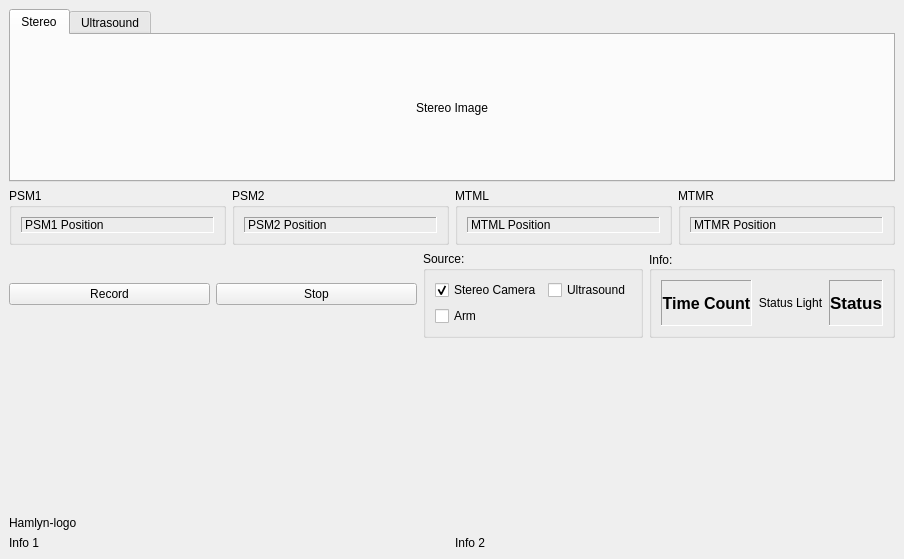
<?xml version="1.0" encoding="UTF-8"?>
<ui version="4.0">
 <class>GraphicalUserInterface</class>
 <widget class="QMainWindow" name="GraphicalUserInterface">
  <property name="geometry">
   <rect>
    <x>0</x>
    <y>0</y>
    <width>904</width>
    <height>559</height>
   </rect>
  </property>
  <property name="windowTitle">
   <string>dvrk_record</string>
  </property>
  <widget class="QWidget" name="centralwidget">
   <layout class="QVBoxLayout" name="verticalLayout">
    <item>
     <widget class="QTabWidget" name="tabwidget">
      <property name="currentIndex">
       <number>0</number>
      </property>
      <widget class="QWidget" name="record_tab">
       <attribute name="title">
        <string>Stereo</string>
       </attribute>
       <layout class="QVBoxLayout" name="verticalLayout_3">
        <item>
         <layout class="QVBoxLayout" name="verticalLayout_4">
          <item>
           <widget class="AspectRatioPixmapLabel" name="stereo_label">
            <property name="sizePolicy">
             <sizepolicy hsizetype="Minimum" vsizetype="Minimum">
              <horstretch>0</horstretch>
              <verstretch>0</verstretch>
             </sizepolicy>
            </property>
            <property name="text">
             <string>Stereo Image</string>
            </property>
            <property name="alignment">
             <set>Qt::AlignCenter</set>
            </property>
           </widget>
          </item>
         </layout>
        </item>
       </layout>
      </widget>
      <widget class="QWidget" name="tab">
       <attribute name="title">
        <string>Ultrasound</string>
       </attribute>
       <layout class="QHBoxLayout" name="horizontalLayout_2">
        <item>
         <widget class="QLabel" name="ultrasound_label">
          <property name="text">
           <string>Ultrasound Image</string>
          </property>
          <property name="alignment">
           <set>Qt::AlignCenter</set>
          </property>
         </widget>
        </item>
       </layout>
      </widget>
     </widget>
    </item>
    <item>
     <layout class="QHBoxLayout" name="horizontalLayout_4">
      <item>
       <widget class="QGroupBox" name="groupBox_6">
        <property name="title">
         <string>PSM1</string>
        </property>
        <layout class="QGridLayout" name="gridLayout_7">
         <item row="0" column="0">
          <widget class="QLabel" name="psm1_pos_label">
           <property name="frameShape">
            <enum>QFrame::Panel</enum>
           </property>
           <property name="frameShadow">
            <enum>QFrame::Sunken</enum>
           </property>
           <property name="text">
            <string>PSM1 Position</string>
           </property>
          </widget>
         </item>
        </layout>
       </widget>
      </item>
      <item>
       <widget class="QGroupBox" name="groupBox_5">
        <property name="title">
         <string>PSM2</string>
        </property>
        <layout class="QGridLayout" name="gridLayout_8">
         <item row="0" column="0">
          <widget class="QLabel" name="psm2_pos_label">
           <property name="frameShape">
            <enum>QFrame::Panel</enum>
           </property>
           <property name="frameShadow">
            <enum>QFrame::Sunken</enum>
           </property>
           <property name="text">
            <string>PSM2 Position</string>
           </property>
          </widget>
         </item>
        </layout>
       </widget>
      </item>
      <item>
       <widget class="QGroupBox" name="groupBox_4">
        <property name="title">
         <string>MTML</string>
        </property>
        <layout class="QGridLayout" name="gridLayout_9">
         <item row="0" column="0">
          <widget class="QLabel" name="mtml_pos_label">
           <property name="frameShape">
            <enum>QFrame::Panel</enum>
           </property>
           <property name="frameShadow">
            <enum>QFrame::Sunken</enum>
           </property>
           <property name="text">
            <string>MTML Position</string>
           </property>
          </widget>
         </item>
        </layout>
       </widget>
      </item>
      <item>
       <widget class="QGroupBox" name="groupBox_3">
        <property name="title">
         <string>MTMR</string>
        </property>
        <layout class="QGridLayout" name="gridLayout_4">
         <item row="0" column="0">
          <widget class="QLabel" name="mtmr_pos_label">
           <property name="frameShape">
            <enum>QFrame::Panel</enum>
           </property>
           <property name="frameShadow">
            <enum>QFrame::Sunken</enum>
           </property>
           <property name="text">
            <string>MTMR Position</string>
           </property>
          </widget>
         </item>
        </layout>
       </widget>
      </item>
     </layout>
    </item>
    <item>
     <layout class="QHBoxLayout" name="horizontalLayout_3">
      <item>
       <widget class="QPushButton" name="recordButton">
        <property name="cursor">
         <cursorShape>PointingHandCursor</cursorShape>
        </property>
        <property name="text">
         <string>Record</string>
        </property>
       </widget>
      </item>
      <item>
       <widget class="QPushButton" name="stopButton">
        <property name="cursor">
         <cursorShape>PointingHandCursor</cursorShape>
        </property>
        <property name="text">
         <string>Stop</string>
        </property>
       </widget>
      </item>
      <item>
       <widget class="QGroupBox" name="groupBox_2">
        <property name="title">
         <string>Source:</string>
        </property>
        <layout class="QGridLayout" name="gridLayout_3">
         <item row="2" column="0">
          <widget class="QCheckBox" name="arm_checkBox">
           <property name="text">
            <string>Arm</string>
           </property>
          </widget>
         </item>
         <item row="0" column="0">
          <widget class="QCheckBox" name="stereo_checkBox">
           <property name="text">
            <string>Stereo Camera</string>
           </property>
           <property name="checkable">
            <bool>true</bool>
           </property>
           <property name="checked">
            <bool>true</bool>
           </property>
          </widget>
         </item>
         <item row="0" column="1">
          <widget class="QCheckBox" name="ultrasound_checkBox">
           <property name="text">
            <string>Ultrasound</string>
           </property>
          </widget>
         </item>
        </layout>
       </widget>
      </item>
      <item>
       <widget class="QGroupBox" name="groupBox">
        <property name="font">
         <font>
          <weight>50</weight>
          <bold>false</bold>
          <underline>false</underline>
         </font>
        </property>
        <property name="focusPolicy">
         <enum>Qt::NoFocus</enum>
        </property>
        <property name="layoutDirection">
         <enum>Qt::LeftToRight</enum>
        </property>
        <property name="autoFillBackground">
         <bool>false</bool>
        </property>
        <property name="title">
         <string>Info:</string>
        </property>
        <property name="alignment">
         <set>Qt::AlignLeading|Qt::AlignLeft|Qt::AlignVCenter</set>
        </property>
        <property name="flat">
         <bool>false</bool>
        </property>
        <layout class="QGridLayout" name="gridLayout_2">
         <item row="0" column="2">
          <widget class="QLabel" name="status_label">
           <property name="font">
            <font>
             <pointsize>13</pointsize>
             <weight>75</weight>
             <bold>true</bold>
            </font>
           </property>
           <property name="frameShape">
            <enum>QFrame::Panel</enum>
           </property>
           <property name="frameShadow">
            <enum>QFrame::Sunken</enum>
           </property>
           <property name="text">
            <string>Status</string>
           </property>
           <property name="alignment">
            <set>Qt::AlignCenter</set>
           </property>
          </widget>
         </item>
         <item row="0" column="1">
          <widget class="QLabel" name="light_label">
           <property name="text">
            <string>Status Light</string>
           </property>
           <property name="alignment">
            <set>Qt::AlignCenter</set>
           </property>
          </widget>
         </item>
         <item row="0" column="0">
          <widget class="QLabel" name="time_count_label">
           <property name="font">
            <font>
             <pointsize>12</pointsize>
             <weight>75</weight>
             <bold>true</bold>
            </font>
           </property>
           <property name="autoFillBackground">
            <bool>false</bool>
           </property>
           <property name="frameShape">
            <enum>QFrame::Panel</enum>
           </property>
           <property name="frameShadow">
            <enum>QFrame::Sunken</enum>
           </property>
           <property name="text">
            <string>Time Count</string>
           </property>
           <property name="alignment">
            <set>Qt::AlignCenter</set>
           </property>
          </widget>
         </item>
        </layout>
       </widget>
      </item>
     </layout>
    </item>
    <item>
     <spacer name="verticalSpacer">
      <property name="orientation">
       <enum>Qt::Vertical</enum>
      </property>
      <property name="sizeHint" stdset="0">
       <size>
        <width>20</width>
        <height>40</height>
       </size>
      </property>
     </spacer>
    </item>
    <item>
     <widget class="QLabel" name="logo_label">
      <property name="text">
       <string>Hamlyn-logo</string>
      </property>
     </widget>
    </item>
    <item>
     <layout class="QHBoxLayout" name="horizontalLayout">
      <item>
       <widget class="QLabel" name="info_label1">
        <property name="text">
         <string>Info 1</string>
        </property>
       </widget>
      </item>
      <item>
       <widget class="QLabel" name="info_label2">
        <property name="text">
         <string>Info 2</string>
        </property>
       </widget>
      </item>
     </layout>
    </item>
   </layout>
  </widget>
  <action name="actionOpenFile">
   <property name="enabled">
    <bool>true</bool>
   </property>
   <property name="text">
    <string>Open File...</string>
   </property>
  </action>
  <action name="actionExit">
   <property name="text">
    <string>Exit</string>
   </property>
  </action>
  <action name="actionPrint">
   <property name="text">
    <string>Print</string>
   </property>
  </action>
  <action name="actionHelp">
   <property name="text">
    <string>Help</string>
   </property>
  </action>
  <action name="actionSave">
   <property name="text">
    <string>Save</string>
   </property>
  </action>
 </widget>
 <customwidgets>
  <customwidget>
   <class>AspectRatioPixmapLabel</class>
   <extends>QLabel</extends>
   <header location="global">aspectratiopixmaplabel.h</header>
  </customwidget>
 </customwidgets>
 <resources/>
 <connections/>
</ui>
